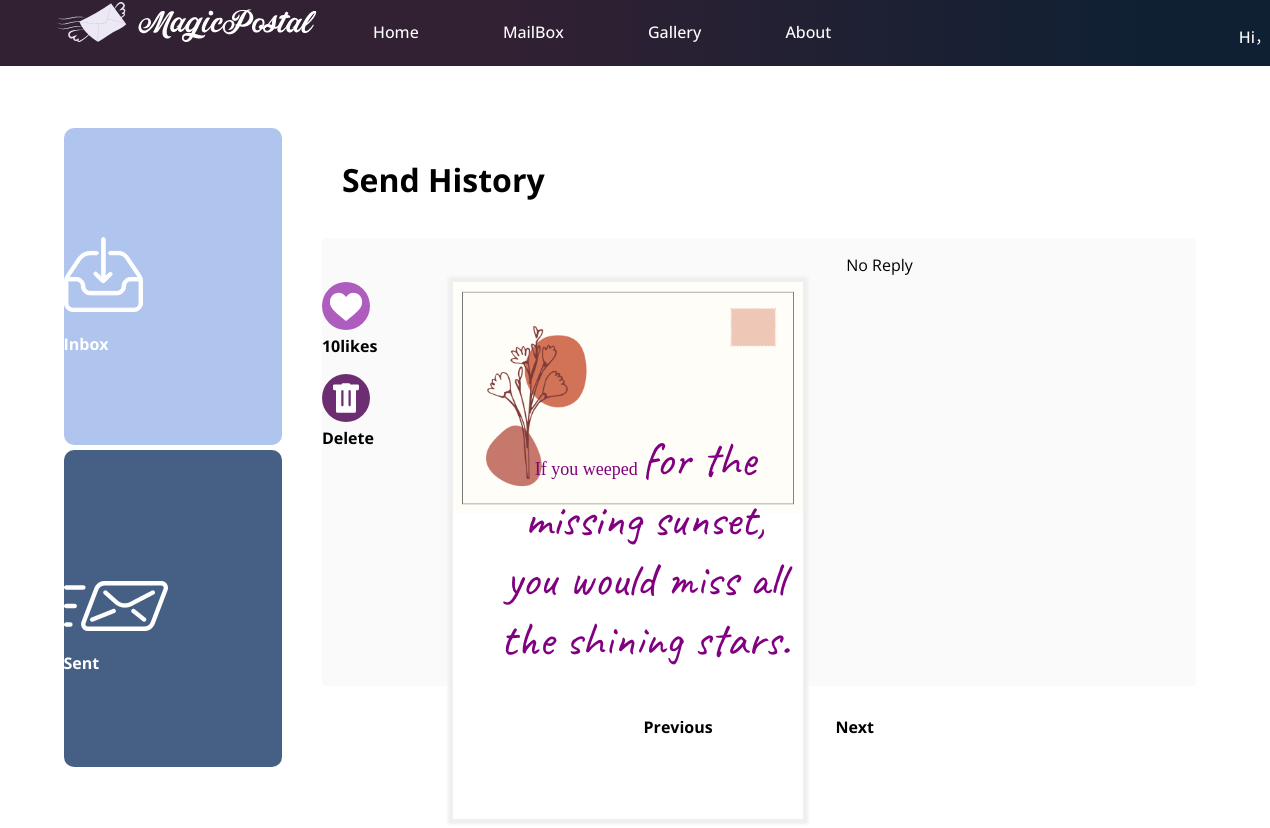
The app's page /send-history.php?userCardId=42 (signed in) with its own data.
### tables this page shows
CREATE TABLE `user_postcard` (
  `id` int(16) NOT NULL,
  `user_id` int(16) NOT NULL COMMENT 'relate user table id',
  `card_id` int(16) NOT NULL COMMENT 'relate post_card_template table id',
  `content` longtext NOT NULL,
  `stamp_id` int(16) NOT NULL COMMENT 'relate stamp_template table id',
  `send_ip` varchar(20) DEFAULT NULL,
  `country_code` varchar(10) DEFAULT NULL,
  `city_code` varchar(10) DEFAULT NULL,
  `area_code` varchar(10) DEFAULT NULL,
  `status` int(2) NOT NULL COMMENT '1:pending;2:sent;3:deleted',
  `send_to` varchar(100) DEFAULT NULL,
  `send_date` date DEFAULT NULL,
  `created_on` timestamp NOT NULL DEFAULT current_timestamp(),
  `modified_on` timestamp NULL DEFAULT NULL COMMENT 'last modified time'
);

CREATE TABLE `postcard_template` (
  `id` int(16) NOT NULL,
  `card_name` varchar(50) NOT NULL,
  `img_url` varchar(500) NOT NULL,
  `icon_url` varchar(500) DEFAULT NULL,
  `order_no` int(2) NOT NULL,
  `description` varchar(500) DEFAULT NULL COMMENT 'description about the card',
  `created_on` timestamp NOT NULL DEFAULT current_timestamp() ON UPDATE current_timestamp() COMMENT 'created date and time',
  `modified_on` timestamp NULL DEFAULT '0000-00-00 00:00:00' COMMENT 'last modified date and time'
);

### send-history.php (the view, shortened to what this page needs)
<?php
$userCardId = $_GET["userCardId"];
include("includes/db-config.php");
$userId = $_SESSION["userId"];
$stmt = $pdo->prepare("SELECT a1.id,a1.`card_id`,a1.`stamp_id`,a1.`content`,a1.`country_code`,a1.`city_code`,a1.`area_code`,a1.`created_on`,
                                a2.`card_name`,a2.`img_url` AS card_url,
                                a3.`stamp_name`,a3.`img_url` AS stamp_url
                                FROM `user_postcard` AS a1
                                LEFT JOIN `postcard_template` AS a2 ON a2.`id` = a1.`card_id`
                                LEFT JOIN `stamp_template` AS a3 ON a3.`id` = a1.`stamp_id`
                                WHERE a1.`id` = '$userCardId'
                                AND a1.`user_id` = '$userId'
                                ORDER BY a1.`created_on` DESC, a1.`id` DESC;");
$count = $pdo->query("SELECT count(1) as c FROM `user_postcard_reply` AS a1
                        INNER JOIN `user_postcard` AS a4 ON a4.`id` = a1.`user_postcard_id`
                        WHERE a1.`status` = 2
                        AND a1.`user_postcard_id` = '$userCardId';");
  try{
      $stmt->execute();
  } catch(PDOException $e) {
      echo 'Error: ' . $e->getMessage();
  }
?>
<!DOCTYPE html>
<html>
    <head>
      <link rel="stylesheet" href="css/main.css" />
    </head>
    <body>
    <header>
        <div id="header" >
            <?php include("head.php"); ?>
        </div>
    </header>
    <div id="inbox-content">
    <div class=flag>
      <div class='col2 left-top' onclick="location.href='inbox.php'">
            <img src="images/mailbox/mailbox_inbox_icon.png" alt="">
            <p>Inbox</p>
      </div>
      <div class='col2 left-bottom' onclick="location.href='sendbox.php'" >
            <img src="images/mailbox/mailbox_sent_icon.png" alt="">
            <p>Sent</p>
      </div>
      <div class='col1 right'>
            <div id="inbox-title">
              <img src="images/back_black.png" alt="">
              <h1>Send History</h1>
            </div>
        <div class="showCard-list">
            <div class="cardLeft">
                    <div class="likesDiv">
                        <img src="images/mailbox/mailbox_inbox_card_likes.png" alt="">
                        <div id="likesphp"> 10likes </div>
                    </div>
                    <div class="deleteDiv">
                        <a href="sendbox-delete.php?sendId=<?php echo($userCardId) ?>"><img src="images/mailbox/mailbox_inbox_card_delete.png" alt=""></a>
                        <div id="deletephp"> Delete </div>
                    </div>
            </div>
            <div class="cardMid">
                <div class="cardDetail">
            <?php
                    while($row = $stmt->fetch(PDO::FETCH_ASSOC)) {
            ?>
                        <div class="postcard">
                            <img src="images/<?php echo($row['card_url']) ?>" alt=""/>
                        </div>
                        <div class="cardWords">
                            <?php echo($row['content']) ?>
                        </div>
            <?php
                    }
            ?>
                </div>
            </div>
            <div class="cardRight">
            <?php
                    foreach($count as $s){
                        if ($s['c']=='0'){
                            echo ("<p>No Reply</p>");
                        }
                    }
            ?>
            </div>
        </div>
          <div id="rightDown">
                <div class="icon" id="iconPre">
                     Previous
                </div>
                <div class="icon" id="iconNex">
                       Next
                </div>
        </div>
        </div>
    </div>
    </body>
    </html>

### css/main.css (style rules this page uses)
body { padding:0; margin:0; font-family: 'Open Sans', sans-serif; font-size: 16px; }
a { text-decoration:none; }
#header { background: linear-gradient(to right,#322033 40%, #102033 90%); z-index: 1; width:100%; height:8%; margin:0 auto; position:fixed; top:0; display: flex; justify-content: space-around; align-items: center; }

### send-history.php (style rules this page uses)
body { background-image: url('images/mailbox/mailbox_bg.png'); background-size: cover; }
#inbox-content { height: 700px !important; width: 1200px !important; margin-top: 8em; margin-bottom: 3em; margin-left: 5vw; margin-right: 7vw; color: transparent; position: absolute; top:0; left:0; }
.flag { position:relative; display:flex; flex-flow:column wrap; width:86vw; height:80vh; }
.right { background:white; }
.left-top { background:#B0C5ED; }
.left-bottom { background:#466085; }
.col1 { width:80%; height:100%; border-radius: 10px; padding: 30px; margin-left: 10px; }
.col2 { width:20%; height:49.5%; border-radius: 10px; cursor: pointer; }
.col2 + .col2 { margin-top: 0.5%; }
.col2 p { color: white; font-weight: bold; }
.col2 img { position: relative; margin-top: 50%; width: auto; }
.left-bottom img { margin-top: 60%; }
#inbox-title { width: 100%; float: left; }
#inbox-title h1 { color: black; float: left; margin-top: 0px; }
#inbox-title img { float:left; padding: 10px; }
.showCard-list { margin-top: 5em; background-color: #FAFAFA; color: black; width: 100%; height: 70%; border-radius: 4px; position: relative; }
.cardLeft { width: 10%; height: 100%; float: left; font-weight: bold; }
.likesDiv { margin-top: 50%; }
.reportDiv,.deleteDiv { margin-top: 20%; }
.cardMid { width: 50%; height: 100%; float: left; }
.cardDetail { width: 80%; background-color:#FFFFFF; margin: 10%; box-shadow: #EFEFEF 0px 0px 3px 5px; }
.postcard { position: relative; }
.postcard img { position: relative; width: 100%; }
.cardWords { position: relative; text-align: left; margin-left: 10%; top:-150px; overflow: hidden; }
.cardRight { width: 40%; height: 100%; float: left; overflow: hidden; }
#rightDown { width: 100%; position: relative; display: flex; margin-top: 30px; height: 40px; font-weight: bold; }
.icon { color: black; margin: 0 auto; }
#iconNex { margin-left: -20%; }

### records on screen
user_postcard: postcard_template.img_url (picture), content "If you weeped for the missing sunset, you would miss all the shining stars."
